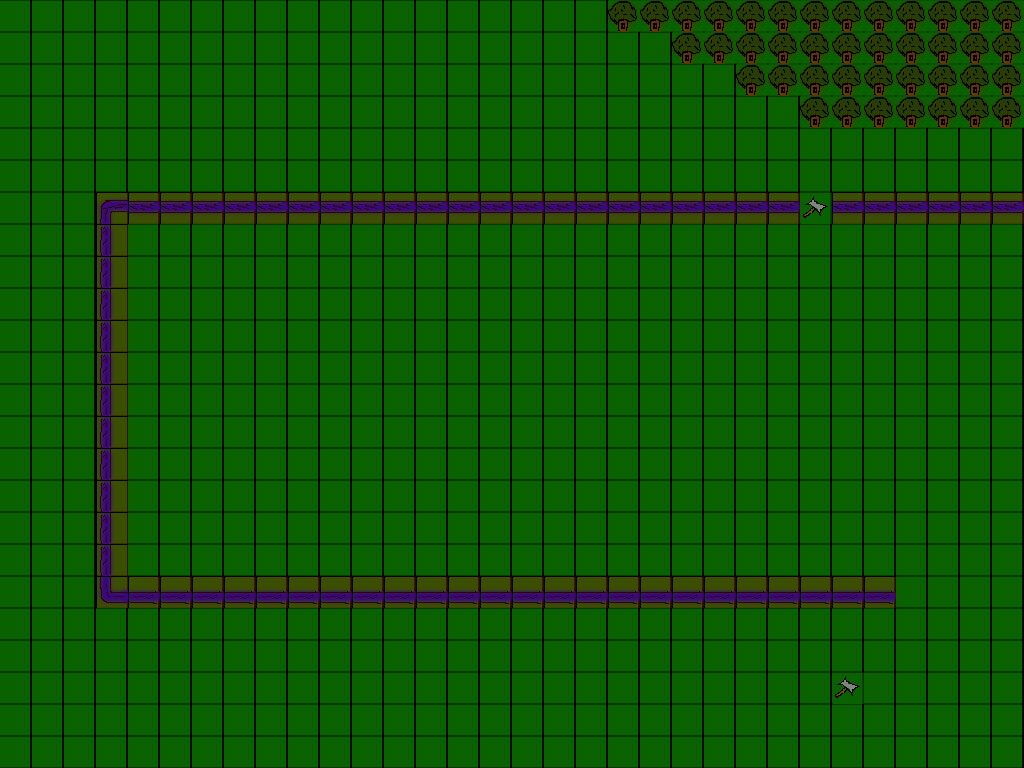

Tiled map render using the project's own tile images. Description and the map definition, with tile-layer contents summarised, below:
An orthogonal 32x24 tile map with 32x32 px tiles, 3 tile layers (Background, Meta, Foreground), 3 tilesets and 1 object (SpawnPoint).

<map version="1.0" orientation="orthogonal" width="32" height="24" tilewidth="32" tileheight="32">
 <tileset firstgid="1" name="tilegrass" tilewidth="32" tileheight="32" spacing="1">
  <image source="tilegrass.png" width="98" height="98" />
  <tile id="1">
   <properties>
    <property name="isResource" value="True" />
    <property name="resourceType" value="wood" />
    <property name="tools" value="axe,sack" />
   </properties>
  </tile>
 </tileset>
 <tileset firstgid="10" name="meta_tiles" tilewidth="32" tileheight="32" spacing="1">
  <image source="meta_tiles.png" width="67" height="34" />
  <tile id="0">
   <properties>
    <property name="Collidable" value="True" />
   </properties>
  </tile>
  <tile id="1">
   <properties>
    <property name="isCollectible" value="True" />
   </properties>
  </tile>
 </tileset>
 <tileset firstgid="12" name="collectible" tilewidth="32" tileheight="32" spacing="1">
  <image source="collectible.png" width="98" height="98" />
  <tile id="0">
   <properties>
    <property name="itemType" value="axe" />
   </properties>
  </tile>
  <tile id="1">
   <properties>
    <property name="isResource" value="True" />
    <property name="resourceType" value="wood" />
   </properties>
  </tile>
 </tileset>
 <layer name="Background" width="32" height="24">
  <data>[768 cells, 768 non-empty, 7 distinct tile ids]</data>
 </layer>
 <objectgroup name="Objects" width="32" height="24">
  <object name="SpawnPoint" x="456" y="396" />
 </objectgroup>
 <layer name="Meta" width="32" height="24">
  <data>[768 cells, 66 non-empty, 2 distinct tile ids]</data>
 </layer>
 <layer name="Foreground" width="32" height="24">
  <data>[768 cells, 42 non-empty, 2 distinct tile ids]</data>
 </layer>
</map>
